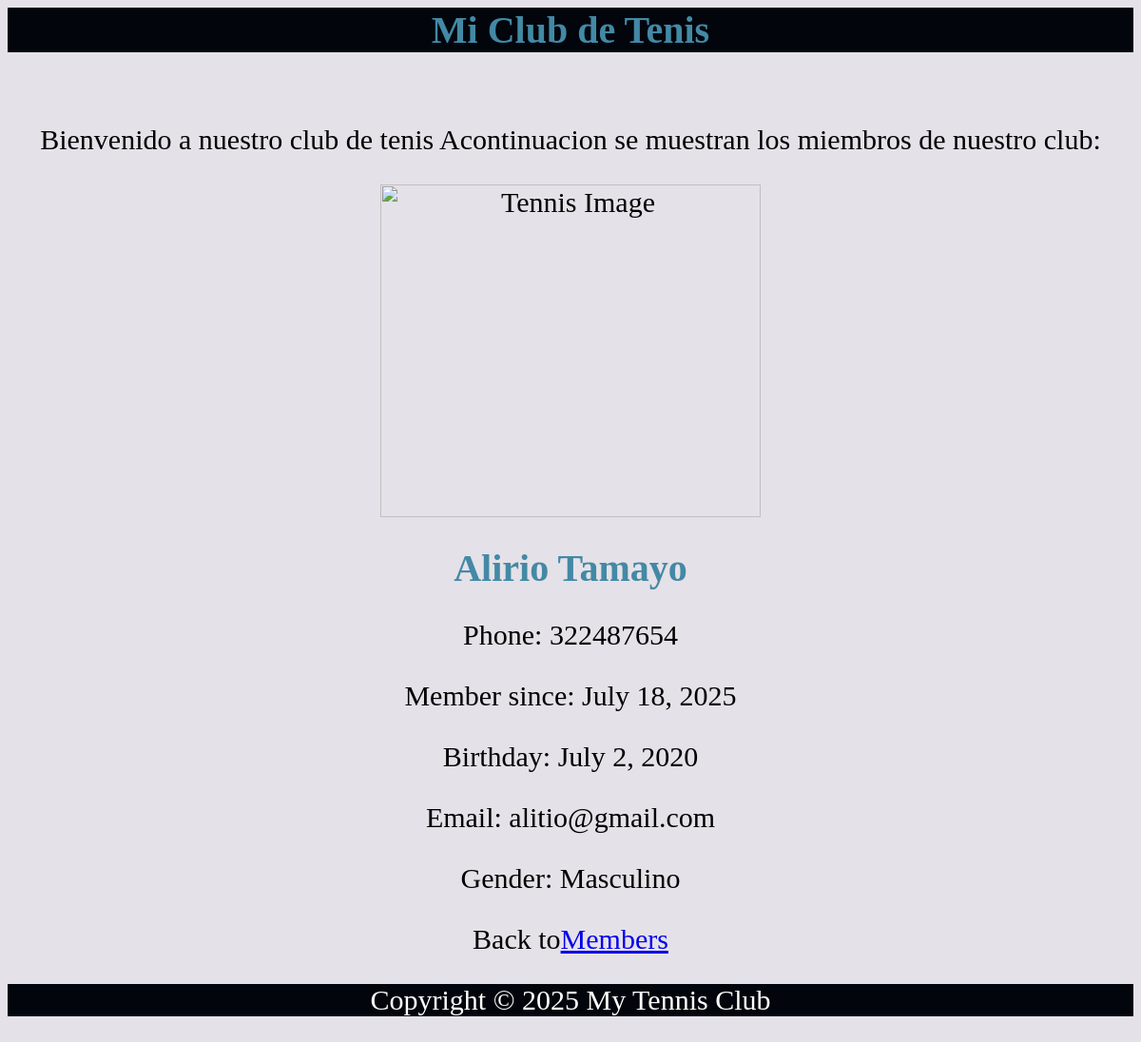
/members/details/8/, run on the app's committed database.
### members/models.py (models this page shows, shortened)
class Member(models.Model):
    firstname = models.CharField(max_length=255)
    lastname = models.CharField(max_length=255)
    phone =models.IntegerField(null=True)
    joined_date = models.DateField(null=True)
    gender=models.CharField(max_length=255,null=True)
    birthday=models.DateField(null=True)
    email=models.EmailField(max_length=255,null=True)

### members/views.py (the view)
# urls.py: path('members/details/<int:id>/', views.details, name='details'),
def details(request, id):
    mymember = Member.objects.get(id=id)
    template = loader.get_template('details.html')
    context = {
        'mymember': mymember,
    }
    return HttpResponse(template.render(context, request))

### members/templates/details.html (shortened to what this page needs)
{% extends "master.html" %}
{% block content %}
<h1>{{ mymember.firstname }} {{ mymember.lastname }}</h1>
<p>Phone: {{ mymember.phone }}</p>
<p>Member since: {{ mymember.joined_date }}</p>
<P>Birthday: {{ mymember.birthday }}</P>
<p>Email: {{ mymember.email }}</p>
<p>Gender: {{ mymember.gender }}</p>
<p>Back to<a href="/members">Members</a></p>
{% endblock %}

### members/templates/master.html (style rules this page uses)
body { background-color:#E5E1E8 ; }
h1 { color: #4389a5ff; text-align: center; font-family:Times New Roman; font-size: 40px; }
p { text-align: center; font-family:Times New Roman; font-size: 30px; }

### data on the page
Member: firstname "Alirio", lastname "Tamayo", phone "322487654", joined_date "July 18, 2025", birthday "July 2, 2020", email "alitio@gmail.com", gender "Masculino"
